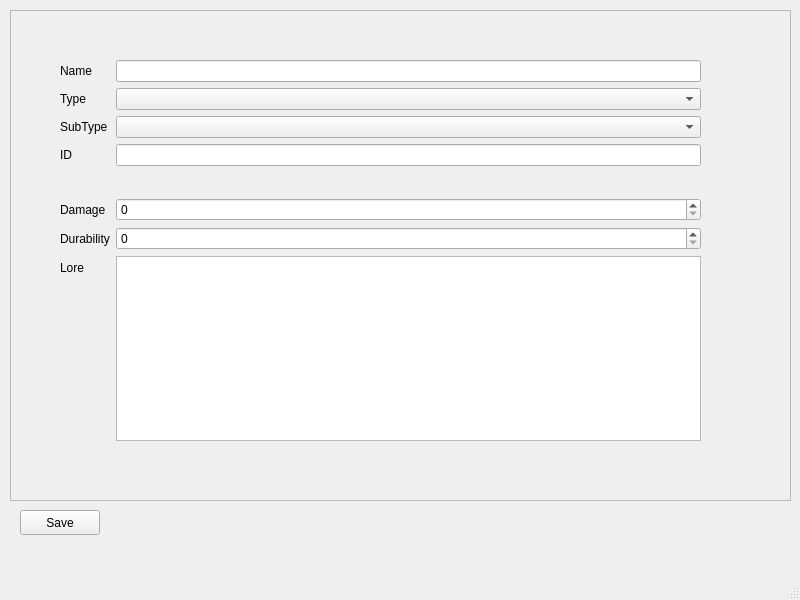
<?xml version="1.0" encoding="UTF-8"?>
<ui version="4.0">
 <class>newItem</class>
 <widget class="QMainWindow" name="newItem">
  <property name="geometry">
   <rect>
    <x>0</x>
    <y>0</y>
    <width>800</width>
    <height>600</height>
   </rect>
  </property>
  <property name="windowTitle">
   <string>MainWindow</string>
  </property>
  <widget class="QWidget" name="centralwidget">
   <widget class="QScrollArea" name="scrollArea">
    <property name="geometry">
     <rect>
      <x>10</x>
      <y>10</y>
      <width>781</width>
      <height>491</height>
     </rect>
    </property>
    <property name="widgetResizable">
     <bool>true</bool>
    </property>
    <widget class="QWidget" name="scrollAreaWidgetContents">
     <property name="geometry">
      <rect>
       <x>0</x>
       <y>0</y>
       <width>779</width>
       <height>489</height>
      </rect>
     </property>
     <widget class="QWidget" name="formLayoutWidget">
      <property name="geometry">
       <rect>
        <x>49</x>
        <y>49</y>
        <width>641</width>
        <height>381</height>
       </rect>
      </property>
      <layout class="QFormLayout" name="formLayout">
       <item row="0" column="0">
        <widget class="QLabel" name="nameLabel">
         <property name="text">
          <string>Name</string>
         </property>
        </widget>
       </item>
       <item row="0" column="1">
        <widget class="QLineEdit" name="nameLineEdit"/>
       </item>
       <item row="1" column="0">
        <widget class="QLabel" name="typeLabel">
         <property name="text">
          <string>Type</string>
         </property>
        </widget>
       </item>
       <item row="1" column="1">
        <widget class="QComboBox" name="typeComboBox"/>
       </item>
       <item row="2" column="0">
        <widget class="QLabel" name="subTypeLabel">
         <property name="text">
          <string>SubType</string>
         </property>
        </widget>
       </item>
       <item row="2" column="1">
        <widget class="QComboBox" name="subTypeComboBox"/>
       </item>
       <item row="3" column="0">
        <widget class="QLabel" name="iDLabel">
         <property name="text">
          <string>ID</string>
         </property>
        </widget>
       </item>
       <item row="3" column="1">
        <widget class="QLineEdit" name="iDLineEdit"/>
       </item>
       <item row="4" column="0" colspan="2">
        <spacer name="horizontalSpacer">
         <property name="orientation">
          <enum>Qt::Horizontal</enum>
         </property>
         <property name="sizeHint" stdset="0">
          <size>
           <width>40</width>
           <height>20</height>
          </size>
         </property>
        </spacer>
       </item>
       <item row="5" column="0">
        <widget class="QLabel" name="damageLabel">
         <property name="text">
          <string>Damage</string>
         </property>
        </widget>
       </item>
       <item row="5" column="1">
        <widget class="QSpinBox" name="damageSpinBox"/>
       </item>
       <item row="6" column="0">
        <widget class="QLabel" name="durabilityLabel">
         <property name="text">
          <string>Durability</string>
         </property>
        </widget>
       </item>
       <item row="6" column="1">
        <widget class="QSpinBox" name="durabilitySpinBox"/>
       </item>
       <item row="7" column="0">
        <widget class="QLabel" name="loreLabel">
         <property name="text">
          <string>Lore</string>
         </property>
        </widget>
       </item>
       <item row="7" column="1">
        <widget class="QTextEdit" name="loreTextEdit">
         <property name="sizePolicy">
          <sizepolicy hsizetype="Expanding" vsizetype="Expanding">
           <horstretch>0</horstretch>
           <verstretch>0</verstretch>
          </sizepolicy>
         </property>
        </widget>
       </item>
      </layout>
     </widget>
    </widget>
   </widget>
   <widget class="QPushButton" name="B">
    <property name="geometry">
     <rect>
      <x>20</x>
      <y>510</y>
      <width>80</width>
      <height>25</height>
     </rect>
    </property>
    <property name="text">
     <string>Save</string>
    </property>
   </widget>
  </widget>
  <widget class="QMenuBar" name="menubar">
   <property name="geometry">
    <rect>
     <x>0</x>
     <y>0</y>
     <width>800</width>
     <height>25</height>
    </rect>
   </property>
  </widget>
  <widget class="QStatusBar" name="statusbar"/>
 </widget>
 <resources/>
 <connections/>
</ui>
